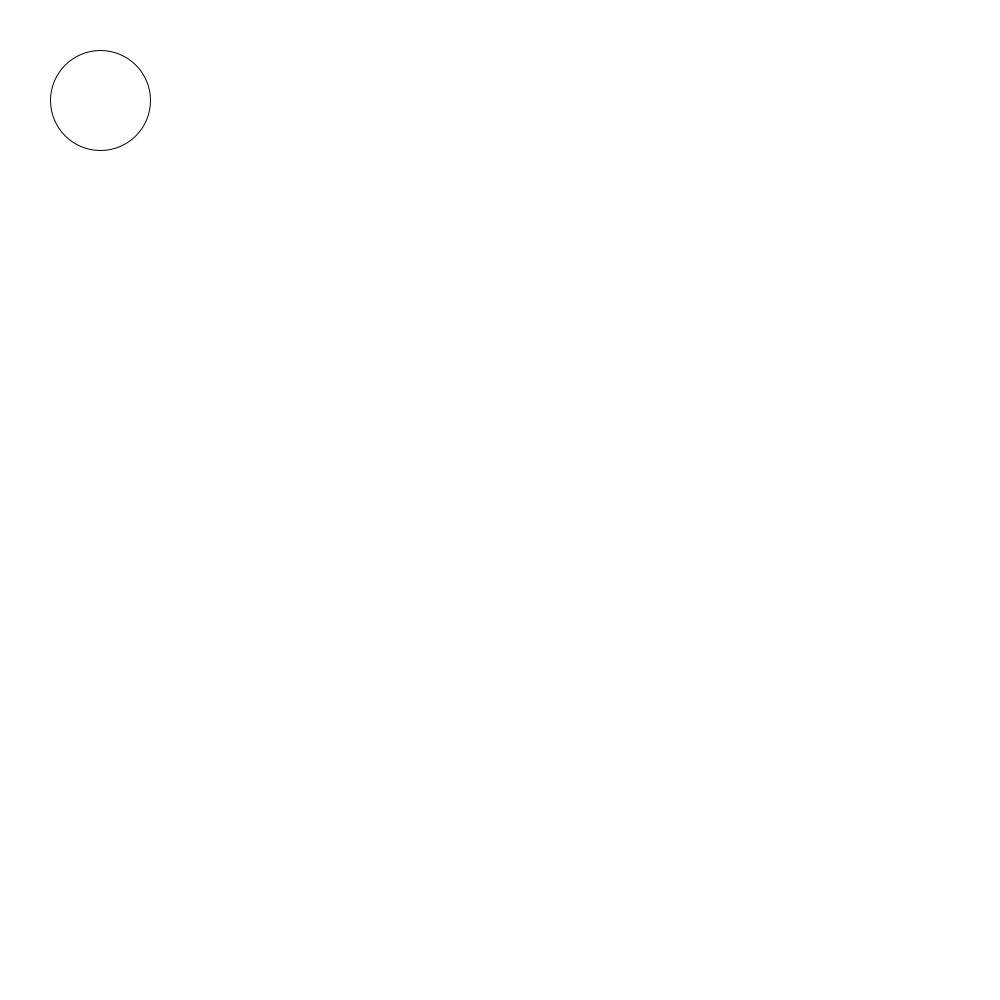
Frame 1 (no input)
Frame 60 (the mouse pressed at the canvas centre just before this capture): identical to frame 1, image omitted
Frame 120 (the mouse held since frame 60 and released just before this capture): identical to frame 1, image omitted

The Processing sketch that drew this single still picture (run headless with seeded random() and noise(); from frame 60 on, the mouse is pressed at the canvas centre):

// Processing sketch: sketch_251024a
// ── sketch_251024a.pde
int hintergrund = #ffffff;
boolean kreisAnzeigen = true;
int größe_kreis = 100;
char taste = 'j';
char taste2 = 'k';

void setup() {
   size(1000, 1000);
}


void draw() {
  background(hintergrund);
  if (kreisAnzeigen) {
    circle(größe_kreis, größe_kreis, größe_kreis);
  }
  if(mousePressed && mouseButton == LEFT || key == taste && keyPressed) {
    kreisAnzeigen = true;
  }
   if(mousePressed && mouseButton == RIGHT || key == taste2 && keyPressed) {
    kreisAnzeigen = false;
  }
}
